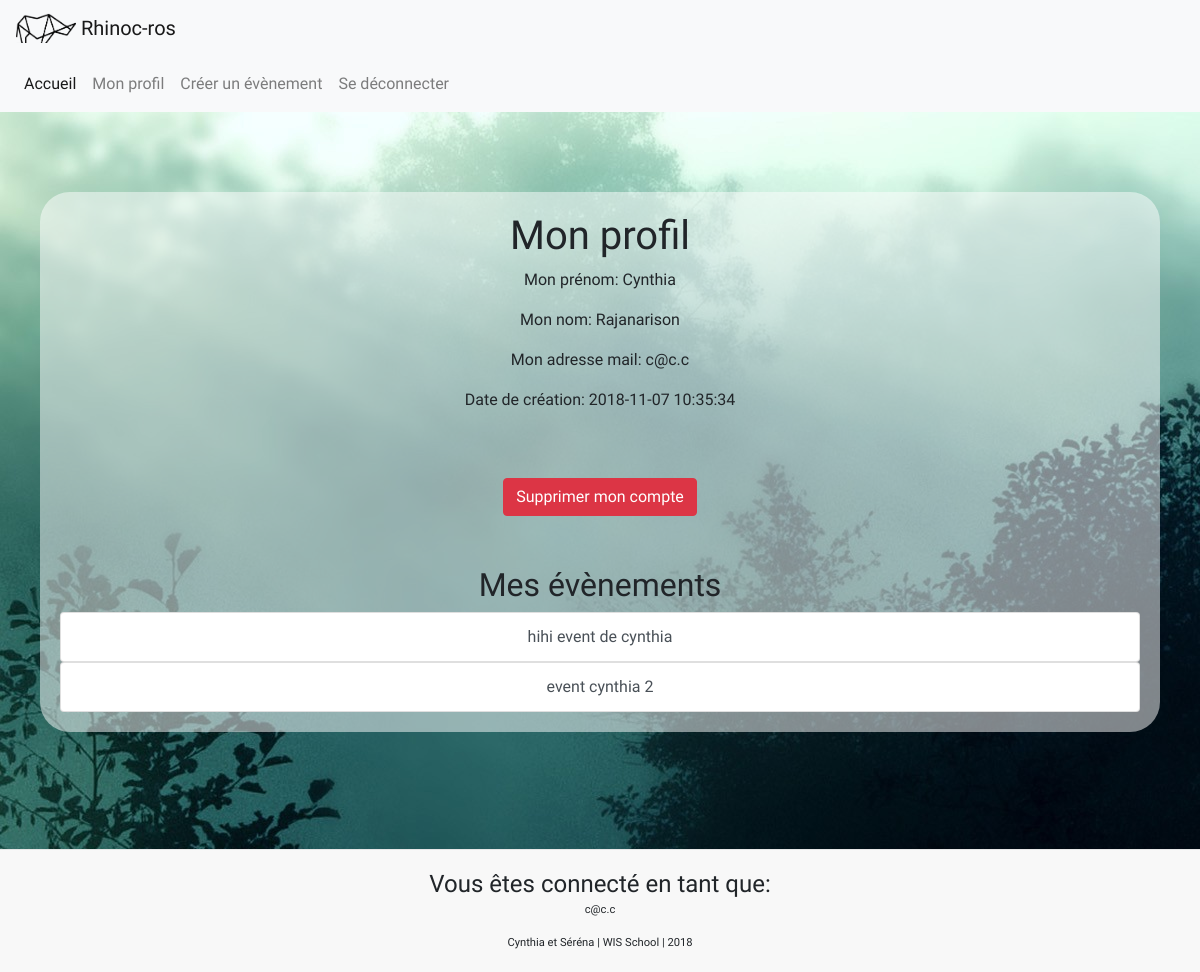
Page /myprofil.php (signed in) on the committed database.
### tables this page shows
CREATE TABLE IF NOT EXISTS `members` (
  `id` int(11) NOT NULL AUTO_INCREMENT,
  `first_name` varchar(100) NOT NULL,
  `last_name` varchar(100) NOT NULL,
  `email` varchar(250) NOT NULL,
  `password` varchar(250) NOT NULL,
  `date_created` datetime NOT NULL,
  PRIMARY KEY (`id`)
);

CREATE TABLE IF NOT EXISTS `events` (
  `id` int(11) NOT NULL AUTO_INCREMENT,
  `title` varchar(100) NOT NULL,
  `description` text NOT NULL,
  `date_start` datetime NOT NULL,
  `date_end` datetime NOT NULL,
  `idcreator` int(11) NOT NULL,
  `adress` text NOT NULL,
  `url` varchar(200) DEFAULT NULL,
  `date_created` datetime NOT NULL,
  `price` int(11) unsigned NOT NULL,
  `participant_number` int(11) NOT NULL,
  PRIMARY KEY (`id`)
);

### php/myprofil.php (called while the page is built)
<?php
$iduser = $_SESSION['member']['id'];
$sql = "SELECT *
        FROM members
        WHERE id = :iduser";
$stmt = $conn->prepare($sql);
$stmt-> bindValue(":iduser", $iduser);
$stmt->execute();
$user = $stmt->fetch();
$sql = "SELECT *
        FROM events
        WHERE events.idcreator = :iduser ";
$stmt = $conn->prepare($sql);
$stmt->bindValue(":iduser", $iduser);
$stmt->execute();
$member_event = $stmt->fetchAll();
?>

### myprofil.php (the view, shortened to what this page needs)
<?php
  include ("php/db.php");
?>
<?php include("layouts/header.php");?>
<?php include("php/myprofil.php");?>
<main class="fond_blur">
  <h1> Mon profil</h1>
    <p><?php echo ("Mon prénom: ") . $user["first_name"]?></p>
    <p><?php echo ("Mon nom: ") . $user["last_name"]?></p>
    <p><?php echo ("Mon adresse mail: ") . $user["email"]?></p>
    <p><?php echo ("Date de création: ") . $user["date_created"]?></p>
  <div>
    <a href="php/delete_acc.php"><button type="button" class="btn btn-danger">Supprimer mon compte</button></a>
  </div>
  <h2> Mes évènements </h2>
  <?php
  foreach ($member_event as $me) {
    ?>
    <div class="list-group">
      <a class='list-group-item list-group-item-action' href="info.php?id=<?php echo $me['id'] ?>">
        <?php echo $me['title'] ?>
      </a>
    </div>
<?php } ?>
</main>
<?php include("layouts/footer.php");?>

### css/style.css (style rules this page uses)
button { padding: 50px; margin:50px; }
html { min-height: 100%; }
body { background-image: url(fond1.jpg); font-family: 'Cabin', sans-serif; display : table; width: 100%; margin-bottom: 20%; }
.fond_blur { margin-top: 80px; background-color: #FFFFFF80; padding: 20px; border-radius: 30px; text-align: center; margin-left: 40px; margin-right: 40px; }

### rows in the picture
members: first_name "Cynthia", last_name "Rajanarison", email "c@c.c", date_created "2018-11-07 10:35:34"
events: title "hihi event de cynthia"
events: title "event cynthia 2"

### other values in the picture
$_SESSION['member']['email'] "c@c.c"
